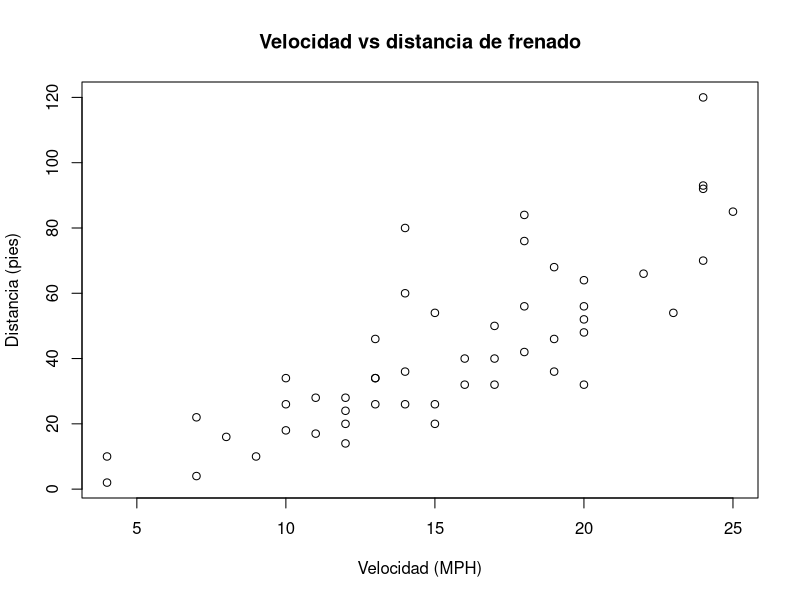

This figure's R source: (Note: this script raises an error after producing the figure.)
## ---- chunk 1
#| label: graficacion-cars
#| include: true
#| echo: false

plot(
  x = cars$speed,
  y = cars$dist,
  main = "Velocidad vs distancia de frenado",
  xlab = "Velocidad (MPH)",
  ylab = "Distancia (pies)"
)
## ---- chunk 2
#| label: fig-quarto-knitr-pandoc
#| fig.cap: Conversión de un documento Quarto (.qmd) a su formato de salida. Imagen de [quarto.org](Conversión de un documento R Markdown (.RMD) a su formato de salida).
#| echo: false

knitr::include_graphics(rep("img/rstudio-qmd-how-it-works.png"))
